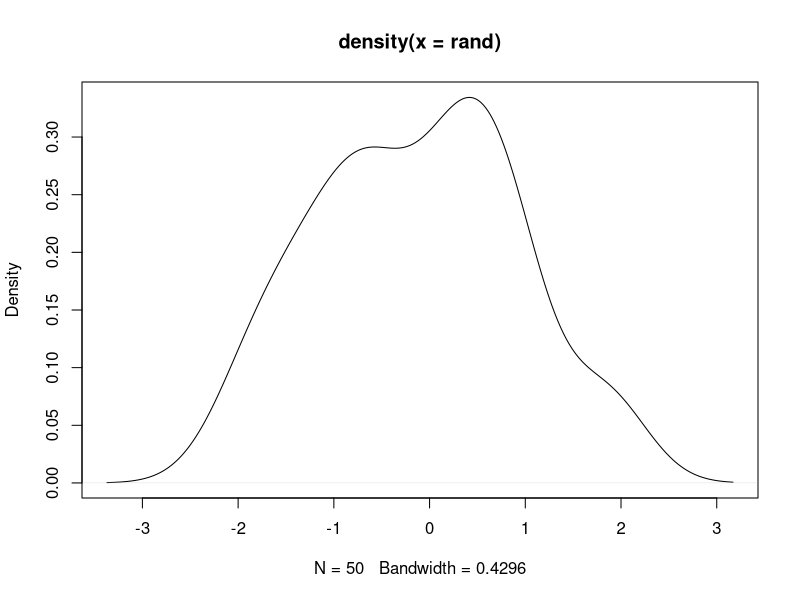

Reproduce this figure in R.
## ---- chunk 1


## ---- chunk 2
### r codes example
set.seed(320)

rand <- rnorm(50)   ### draw samples 
plot(density(rand))   ### plot the density 
